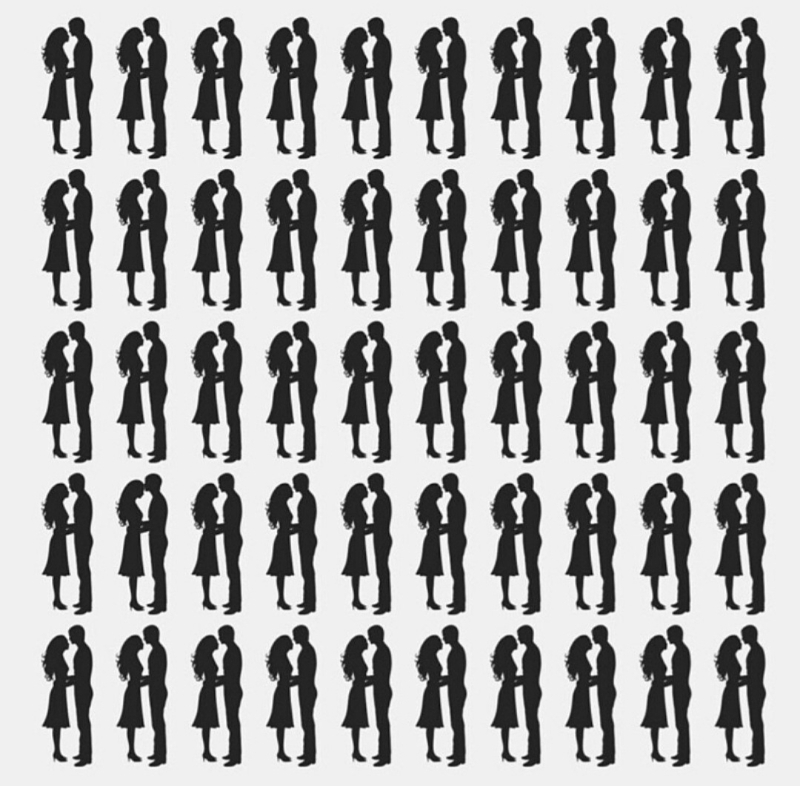
#> input picture image/couples.png, 800 x 786 px
$ python example2.py
#> lines starting #> are read from the running program, lines starting #| are printed output that depends on the picture; after the words box and inside, x2 and y2 are one past the last pixel; in counts of white or black regions, pixels touching at a corner belong together
import cv2
import numpy as np

image = cv2.imread('image/couples.png', cv2.IMREAD_GRAYSCALE)
#> image is the input picture: shape (786, 800); min 7, max 255, mean 171.8
template = cv2.imread('image/couple2.png', cv2.IMREAD_GRAYSCALE)
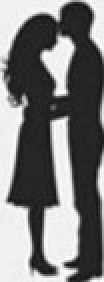
#> input picture image/couple2.png, 52 x 141 px (shown 2 times larger)
#> template is the input picture: shape (141, 52); min 14, max 255, mean 120.2
w, h = template.shape[::-1]
#> w = 52; h = 141

result = cv2.matchTemplate(image, template, cv2.TM_CCOEFF_NORMED)
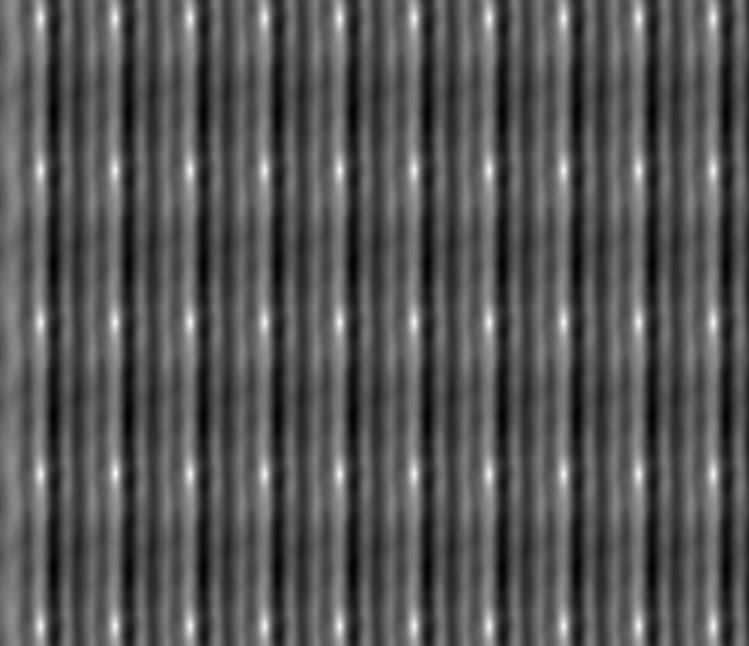
#> result: shape (646, 749) float32; min -0.493, max 1, mean 0.0103; drawn with min black and max white
min_val, max_val, min_loc, max_loc = cv2.minMaxLoc(result)
#> min_val = -0.493; max_val = 1; min_loc = (128, 415); max_loc = (115, 473)

startX, startY = max_loc # 만약 cv.TM_SQDIFF 혹은 cv.TM_SQDIFF_NORMED를 사용했을경우 최솟값을 사용해야한다.
#> startX = 115; startY = 473
endX, endY = startX + w, startY + h
#> endX = 167; endY = 614
cv2.rectangle(image, (startX, startY), (endX, endY), (0,0,255), 1)
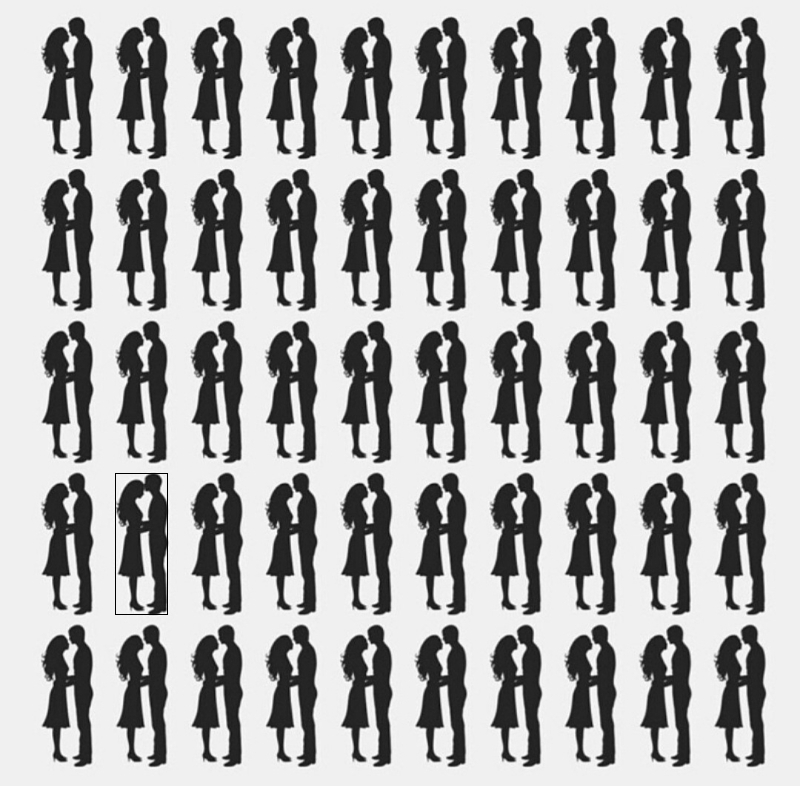
#> image: shape (786, 800); 0.06% of pixels changed, all inside (x1, y1, x2, y2) = (115, 473, 168, 615)

cv2.imwrite('example2_result.png', image)
